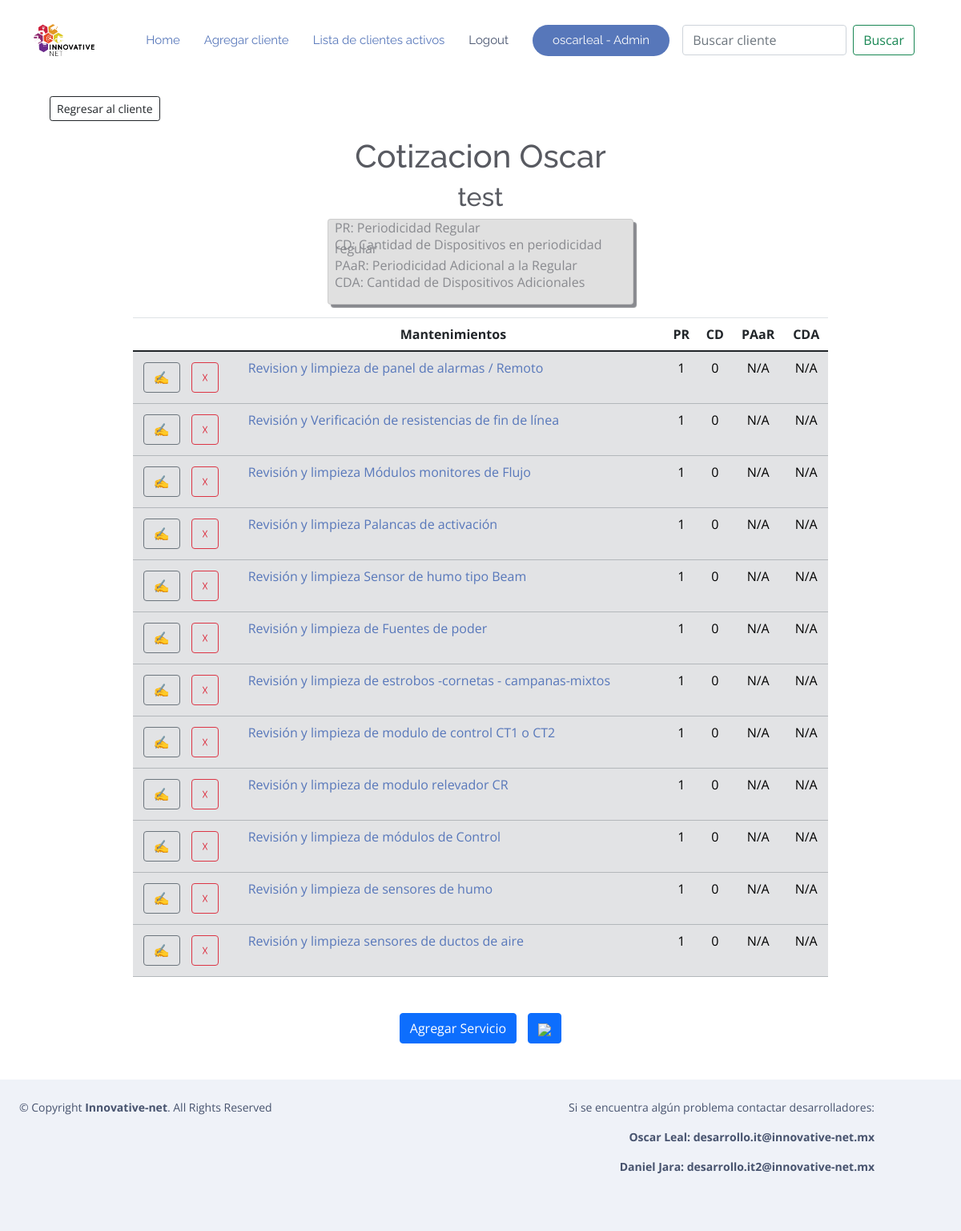
The page /44/45/detalle_cotizacion (signed in) on the database its author committed.
### RPA/models.py (models this page shows, shortened)
class Cotizacion(models.Model):
    num_list = [(1,"1"),(2,"2"),(4,"4"),(6,"6")]
    cliente = models.ForeignKey(Cliente, on_delete=models.CASCADE, null=True, blank=True)
    titulo = models.CharField(verbose_name="Nombre Cotizacion", null=True, blank=True,max_length=200)
    lugar_de_mantenimiento = models.CharField('Lugar en que se realizara el mantenimiento',max_length
    =120,blank=True)
    descripcion_cotizacion = models.TextField('Descripcion de la cotizacion',blank=True)
    fecha = models.DateTimeField('Fecha de realizacion de la cotizacion',blank=True,null=True, default=dateutil.utils.today())
    periodoregular = models.IntegerField('Periodicidad regular de mmto al año',choices=num_list,null=True)
    preguntaperiodoadicional = models.BooleanField('Quieres agregar periodicidad adicional a la regular?',default=False)
    periodoadicional=models.IntegerField('Periodicidad adicional a la regular',choices=num_list,null=True,blank=True)
    mantenimientos = models.ManyToManyField(Nombre_servicio,through="Mantenimiento")
    class Meta:
        ordering = ['cliente']

class Cliente(models.Model):
    usuario = models.ForeignKey(User, on_delete=models.CASCADE, null=True, blank=True)
    nombre = models.CharField('Nombre de la compañia cliente',max_length=200)
    encargado = models.CharField('Nombre del contacto dentro de la empresa',max_length
    =120)
    puesto_encargado = models.CharField('Puesto del contacto',max_length
    =120)
    numero_contacto=models.CharField('Numero de telefono para contactar',max_length
    =10)
    correo_contacto=models.EmailField('Correo para contactar',blank=True)
    def __str__(self):
        return self.nombre
    class Meta:
        ordering = ['nombre']

class Mantenimiento(models.Model):
    cliente = models.ForeignKey(Cliente, on_delete=models.CASCADE, null=True, blank=True)
    cotizacion = models.ForeignKey(Cotizacion, on_delete=models.CASCADE, null=True, blank=True)
    titulonombre = models.ForeignKey(Nombre_servicio,on_delete=models.CASCADE, null=True, blank=True)
    encargadoTrabajo1 = models.ForeignKey(Precio,verbose_name="Encargado del trabajo" ,on_delete=models.CASCADE,null=True)
    periodisidadactividades = models.IntegerField(verbose_name="Periodicidad regular de actividad de mtto por año", blank=True, null=True )
    periodisidadadicional = models.IntegerField(verbose_name="Periodicidad adicional de actividad de mtto  a la regular", blank=True, null=True)
    tiempoejecucion = models.FloatField(verbose_name="Tiempo de ejecucion del mtto", blank=True, null=True)
    cantidaddedispositivos = models.IntegerField(verbose_name="Cantidad de dispositivos a considerar en periodicidad regular", blank=True, null=True,default=0)
    cantidaddispositivosextras = models.IntegerField(verbose_name="Cantidad de dispositivos a considerar en periodicidad Extra", blank=True, null=True,default=0)
    horasactividad = models.FloatField(verbose_name="horas por actividad de mtto regular =Importe de cantidad x Tiempo de ejecucion", blank=True, null=True)
    horasactividadadicional = models.FloatField(verbose_name="horas por actividad de mtto adicional =Importe de cantidad x Tiempo de ejecucion", blank=True, null=True)
    costomantenimientoregular = models.FloatField(verbose_name="Costo Regular = horas por actividad de mtto regular =Importe de cantidad x Tiempo de ejecucion",null=True,blank=True)
    costomantenimientoadicional = models.FloatField(verbose_name="Costo Adicional = horas por actividad de mtto adicional =Importe de cantidad x Tiempo de ejecucion ", blank=True, null=True)
    costototal = models.FloatField(verbose_name="Costo total = Costo regular + costo adicional",null=True,blank=True)
    dispositivo = models.CharField("Dispositivo al que se le da mantenimiento",null=True,blank=True,max_length=200)
    def __str__(self):
        return str(self.titulonombre)
    class Meta:
        ordering = ['encargadoTrabajo1','cantidaddedispositivos']

class Nombre_servicio(models.Model):
    titulo = models.CharField(max_length=200, verbose_name="Titulo Mantenimiento", null=True, blank=True)
    encargado = models.ForeignKey(Precio, on_delete=models.CASCADE, null=True)
    tiempodeejecucion = models.FloatField(verbose_name="Tiempo de Ejecucion", null=True)
    dispositivo = models.CharField(max_length=200, verbose_name="Dispositivo al que se le aplica el mantenimiento", null=True, blank=True)
    def __str__(self):
        return str(self.titulo)
    class Meta:
        ordering = ['titulo']

### RPA/views.py (the view)
# urls.py: path('<int:cliente>/<int:pk>/detalle_cotizacion', Detalle_Cotizacion.as_view(), name='detalle_cotizacion'),
class Detalle_Cotizacion(LoginRequiredMixin, DetailView):
    model = Cotizacion
    object = "cotizacion"
    template_name = "cotizacion/detalle_cotizacion.html"
    def get_context_data(self, **kwargs):
        ctx = super(Detalle_Cotizacion, self).get_context_data(**kwargs)
        cat = kwargs.get("object")
        ctx['servicios'] = Mantenimiento.objects.filter(cotizacion = cat)
        ctx['servicios'] = ctx['servicios'].exclude(titulonombre=Nombre_servicio.objects.get(pk=13))
        ctx['servicios'] = ctx['servicios'].exclude(encargadoTrabajo1=Precio.objects.get(encargado='Ingeniero'))
        return ctx

### RPA/templates/cotizacion/detalle_cotizacion.html (shortened to what this page needs)
{% extends "mantenimientos/base.html" %}
{% block body %}
<div class="container">
    <div>
        <right>
            <a href="{% url 'mostrar_cliente' cotizacion.cliente.id %}">
                <button type=button class="btn btn-outline-dark btn-sm" style="margin:20px">Regresar al cliente</button>
            </a>
        </right>
    </div>
    <div class="container mb-3">
        <center>
            <h1> Cotizacion {{cotizacion.cliente}} </h1>
            <h2> {{cotizacion.titulo}} </h2>
        </center>
        <div class="tips card container p-2">
            <div class="text-align">
                <p>PR: Periodicidad Regular</p>
                <p>CD: Cantidad de Dispositivos en periodicidad regular</p>
                <p>PAaR: Periodicidad Adicional a la Regular</p>
                <p>CDA: Cantidad de Dispositivos Adicionales</p>
            </div>
        </div>
    </div>
    <div class="container" style="max-width: 80%;">
        <table class="table">
            <thead>
                <tr style="text-align: center;">
                    <th></th>
                    <th>Mantenimientos</th>
                    <th>PR</th>
                    <th>CD</th>
                    <th>PAaR</th>
                    <th>CDA</th>
                </tr>
            </thead>
            <tbody>
            {% for servicio in servicios %}
                    {% if servicio.cantidaddedispositivos == 0 %}
                        <tr class="table-secondary">
                            <td style="min-width: 120px;">
                                <a href="{% url 'modificar_servicio' cotizacion.cliente.id cotizacion.id servicio.id %}">
                                    <button type=button class="btn btn-outline-secondary" style="margin:5px"> &#9997; </button></a>
                                <a href="{% url 'eliminar_servicio' cotizacion.cliente.id cotizacion.id servicio.id %}">
                                    <button type=button class="btn btn-outline-danger" style="margin:5px"> &#9747; </button></a>
                            </td>
                            <td>
                                <a href="{% url 'detalle_servicio' cotizacion.cliente.id cotizacion.id servicio.id %}">{{ servicio }}</a>
                            </td>
                            <td style="text-align: center;">
                                <a>
                                    {{ servicio.periodisidadactividades }}
                                </a>
                            </td>
                            <td style="text-align: center;">
                                <a>
                                    {% if servicio.cantidaddedispositivos is null and servicio.periodisidadactividades is null %}
                                    N/A
                                    {% elif servicio.cantidaddedispositivos is null and servicio.periodisidadactividades is not null %}
                                    Agregar dispositivos
                                    {% else %}
                                    {{ servicio.cantidaddedispositivos }}
                                    {% endif %}
                                </a>
                            </td>
                            <td style="text-align: center;">
                                <a>
                                    {% if servicio.periodisidadadicional is null %}
                                    N/A
                                    {% else %}
                                    {{ servicio.periodisidadadicional }}
                                    {% endif %}
                                </a>
                            </td>
                            <td style="text-align: center;">
                                <p>
                                    {% if servicio.cantidaddispositivosextras is null and servicio.periodisidadadicional is null %}
                                    N/A
                                    {% elif servicio.cantidaddispositivosextras is null and servicio.periodisidadadicional is not null %}
                                    Agregar dispositivos adicionales
                                    {% else %}
                                    {{ servicio.cantidaddispositivosextras }}
                                    {% endif %}
                                </p>
                            </td>
                        </tr>
                    {% endif %}
                {% empty %}
                    <tr>
                        <td style="text-align: center;"> NO SE ENCUENTRA NINGUN SERVICIO </td>
                    </tr>
            {% endfor %}
            </tbody>
        </table>
    </div>
    <div class="container" style="margin-top: 40px; margin-bottom: 40px;">
        <center>
        <a href="{% url 'crear_servicio' cotizacion.cliente.id cotizacion.id  %}">
            <button type=button class="btn btn-primary" style="margin:5px">Agregar Servicio</button>
        </a>
        <a href="{% url 'cotizacion_pdf' cotizacion.cliente.id cotizacion.id cotizacion.cliente.usuario.pk %}" download="cotizacion.pdf">
            <button type="button" class="btn btn-primary" style="margin:5px"><img src="https://img.icons8.com/ios/24/000000/download-2--v2.png" /></button>
        </a>
        </center>
    </div>
</div>
{% endblock %}

### RPA/templates/mantenimientos/base.html (shortened to what this page needs)
{% load static %}
<!DOCTYPE html>
<html lang="en">
<head>
  <link rel="stylesheet" href="https://stackpath.bootstrapcdn.com/bootstrap/4.5.0/css/bootstrap.min.css">
  <link href="{% static '\vendor\aos\aos.css' %}" rel="stylesheet">
  <link href="{% static '\vendor\bootstrap\css\bootstrap.min.css' %}" rel="stylesheet">
  <link href="{% static '\vendor\bootstrap-icons\bootstrap-icons.css' %}" rel="stylesheet">
  <link href="{% static '\vendor\boxicons\css\boxicons.min.css' %}" rel="stylesheet">
  <link href="{% static '\vendor\glightbox\css\glightbox.min.css' %}" rel="stylesheet">
  <link href="{% static '\vendor\swiper\swiper-bundle.min.css' %}" rel="stylesheet">
  <link href="{% static '\css\style.css' %}" rel="stylesheet">
</head>
<body style="padding-top: 70px;">
  <header id="header" class="fixed-top  header-transparent ">
    <div class="container d-flex align-items-center justify-content-between">
      <div class="logo">
        <a href="https://www.innovative-net.mx/"><img src="{% static '\assets\img\horizontal blanco.png' %}" alt="" class="img-fluid"></a>
      </div>
      <nav id="navbar" class="navbar">
        <ul>
          <li><a class="nav-link scrollto active" href="{% url 'home' %}">Home</a></li>
          <li><a class="nav-link scrollto active" href="{% url 'agregar_cliente' %}">Agregar cliente</a></li>
          <li><a class="nav-link scrollto active" href="{% url 'lista_clientes' %}">Lista de clientes activos</a></li>
          {% if request.user.is_authenticated %}
          <li><a class="nav-link scrollto" href="{% url 'logout' %}">Logout</a></li>
          {% if request.user.is_staff %}
              <li><a class="getstarted scrollto" href="{% url 'admin:index' %}" >{{request.user}} - Admin</a></li>
              {% else %}
              <li><a class="getstarted scrollto" href="" >{{request.user}}</a></li>
              {% endif %}
          {% else %}
          <li><a class="getstarted scrollto" href="{% url 'login'  %}" >Login</a></li>
          {% endif %}
        </ul>
        <form class="d-flex m-3" method="POST" action="{% url 'buscar_clientes' %}">
          <input class="form-control me-2" type="search" placeholder="Buscar cliente"
                 aria-label="Buscar cliente" name="searched">
          <button class="btn btn-outline-success" type="submit">
            Buscar
          </button>
        </form>
      </nav>
    </div>
  </header>
    <div class="container-fluid" style="margin-top: 30px;">
      {% block body %}
      {% endblock %}
    </div>
        <footer id="footer">
          <div class="row container py-4 ">
            <div class="col">
              <div class="copyright">
                &copy; Copyright <strong><span>Innovative-net</span></strong>. All Rights Reserved
              </div>
            </div>
            <div class="col container " style="text-align: right;">
              <p>Si se encuentra algún problema contactar desarrolladores:</p>
              <strong>
                <p>Oscar Leal: desarrollo.it@innovative-net.mx</p>
                <p>Daniel Jara: desarrollo.it2@innovative-net.mx</p>
              </strong>
            </div>
          </div>
        </footer>
</body>
        </html>

### RPA/static/css/style.css (style rules this page uses)
body { font-family: "Open Sans", sans-serif; color: #585a61; }
a { color: #5777ba; text-decoration: none; }
h1, h2, h3, h4, h5, h6 { font-family: "Raleway", sans-serif; }
#header { transition: all 0.5s; z-index: 997; transition: all 0.5s; padding: 15px 0; background: rgba(255, 255, 255, 0.95); }
#header.header-transparent { background: transparent; }
#header .logo img { margin: 0; max-height: 40px; }
.navbar { padding: 0; }
.navbar ul { margin: 0; padding: 0; display: flex; list-style: none; align-items: center; }
.navbar li { position: relative; }
.navbar a, .navbar a:focus { display: flex; align-items: center; justify-content: space-between; padding: 10px 0 10px 30px; font-family: "Raleway", sans-serif; font-size: 15px; color: #47536e; white-space: nowrap; transition: 0.3s; }
.navbar a:hover, .navbar .active, .navbar .active:focus, .navbar li:hover > a { color: #5777ba; }
.navbar .getstarted { background: #5777ba; color: #fff; padding: 12px 25px; margin-left: 30px; color: #fff; line-height: 1; border-radius: 50px; }
#footer { background: #fff; padding: 0 0 30px 0; color: #47536e; font-size: 14px; background: #eff2f8; }
#footer .copyright { text-align: center; float: left; color: #47536e; }

### RPA/templates/cotizacion/detalle_cotizacion.html (style rules this page uses)
div.tips { line-height: 5px; background-color: lightgray; max-width: 35%; box-shadow: 4px 4px 1px; opacity: 0.7; }

### rows shown on the page
Cotizacion: cliente "Oscar", titulo "test"
Mantenimiento: titulonombre.titulo "Revision y limpieza de panel de alarmas / Remoto", periodisidadactividades "1", cantidaddedispositivos "0", shows "N/A"
Mantenimiento: titulonombre.titulo "Revisión y Verificación de resistencias de fin de línea", periodisidadactividades "1", cantidaddedispositivos "0", shows "N/A"
Mantenimiento: titulonombre.titulo "Revisión y limpieza Módulos monitores de Flujo", periodisidadactividades "1", cantidaddedispositivos "0", shows "N/A"
Mantenimiento: titulonombre.titulo "Revisión y limpieza Palancas de activación", periodisidadactividades "1", cantidaddedispositivos "0", shows "N/A"
Mantenimiento: titulonombre.titulo "Revisión y limpieza Sensor de humo tipo Beam", periodisidadactividades "1", cantidaddedispositivos "0", shows "N/A"
Mantenimiento: titulonombre.titulo "Revisión y limpieza de Fuentes de poder", periodisidadactividades "1", cantidaddedispositivos "0", shows "N/A"
Mantenimiento: titulonombre.titulo "Revisión y limpieza de estrobos -cornetas - campanas-mixtos", periodisidadactividades "1", cantidaddedispositivos "0", shows "N/A"
Mantenimiento: titulonombre.titulo "Revisión y limpieza de modulo de control CT1 o CT2", periodisidadactividades "1", cantidaddedispositivos "0", shows "N/A"
Mantenimiento: titulonombre.titulo "Revisión y limpieza de modulo relevador CR", periodisidadactividades "1", cantidaddedispositivos "0", shows "N/A"
Mantenimiento: titulonombre.titulo "Revisión y limpieza de módulos de Control", periodisidadactividades "1", cantidaddedispositivos "0", shows "N/A"
Mantenimiento: titulonombre.titulo "Revisión y limpieza de sensores de humo", periodisidadactividades "1", cantidaddedispositivos "0", shows "N/A"
Mantenimiento: titulonombre.titulo "Revisión y limpieza sensores de ductos de aire", periodisidadactividades "1", cantidaddedispositivos "0", shows "N/A"

### other values the page prints
{{ request.user }} "oscarleal"
